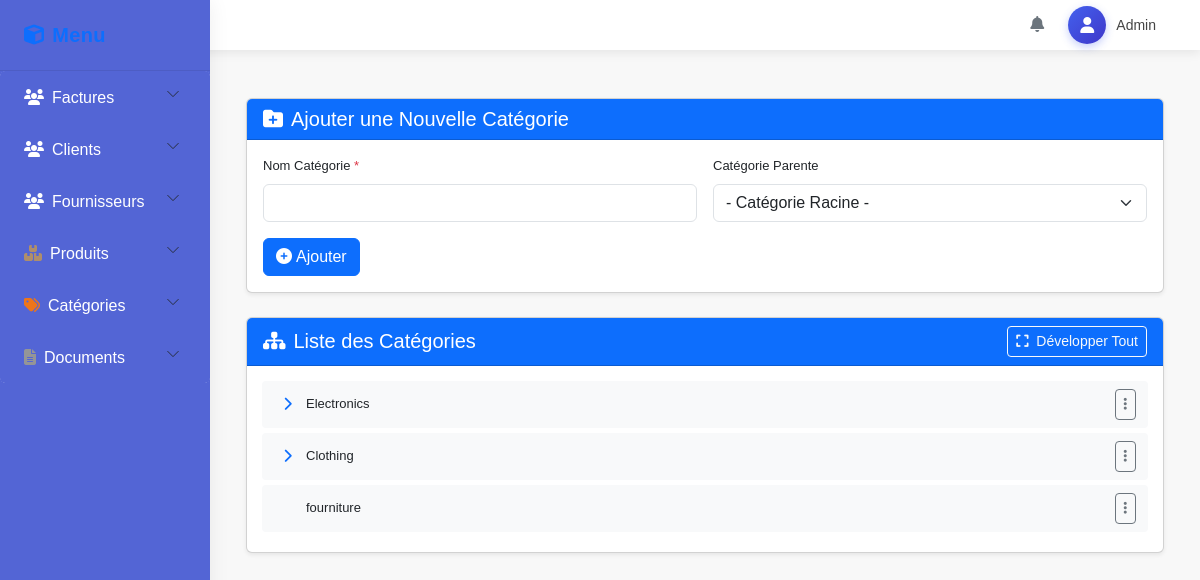
The page /categories on the database as committed earlier.
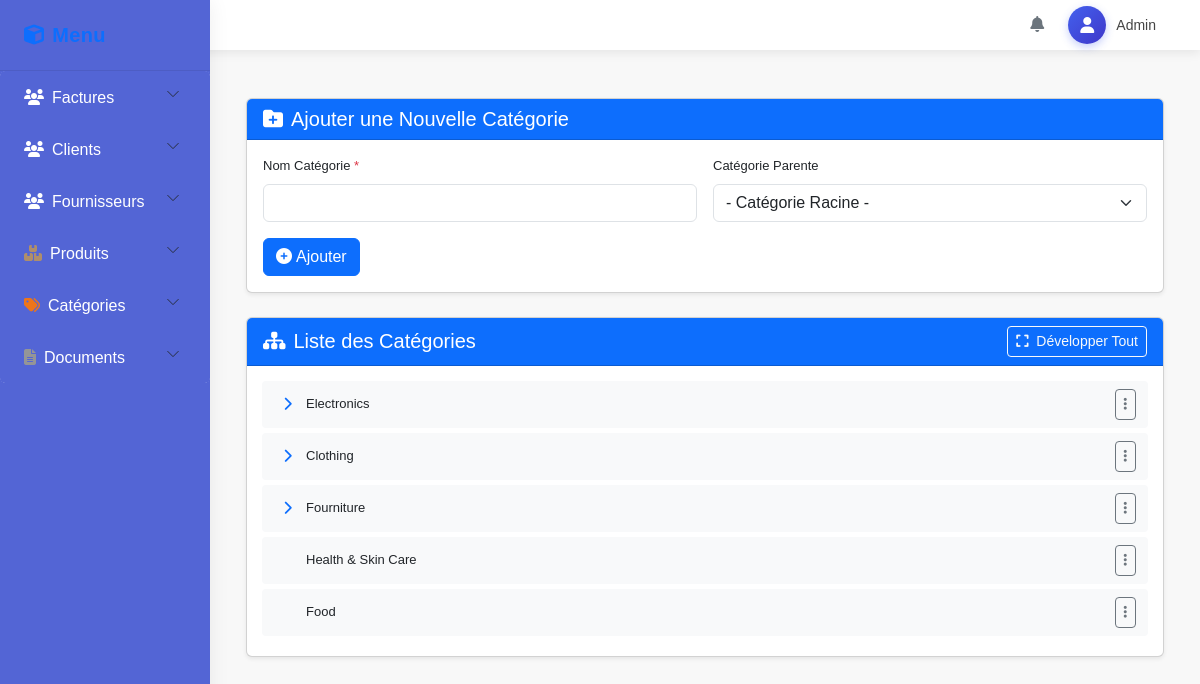
The same page on the database as committed later.
### tables this page shows
CREATE TABLE `categories` (
  `id` int(11) NOT NULL,
  `nom` varchar(255) NOT NULL,
  `parent_id` int(11) DEFAULT NULL
);

### app/controllers/CategorieController.php (called while the page is built, shortened)
<?php
require_once MODEL_PATH . '/CategorieModel.php';
class CategorieController
{
    private $categorieModel;
    public function __construct($db)
    {
        $this->categorieModel = new CategorieModel($db);
    }
    public function index()
    {
        $categories = $this->categorieModel->getCategoryTree();
        include VIEW_PATH . '/layouts/main.php';
    }
}

### app/models/CategorieModel.php (called while the page is built, shortened)
<?php
class CategorieModel {
    public $db;
    public function __construct($dbConnection) {
        $this->db = $dbConnection;
    }
    public function getCategoryTree($parentId = null) {
        try {
            $query = "SELECT * FROM categories WHERE parent_id "
                   . ($parentId ? "= ?" : "IS NULL") ;
            $stmt = $this->db->prepare($query);
            $stmt->execute($parentId ? [$parentId] : []);
            $tree = [];
            while ($row = $stmt->fetch(PDO::FETCH_ASSOC)) {
                $row['children'] = $this->getCategoryTree($row['id']);
                $tree[] = $row;
            }
            return $tree;
        } catch (PDOException $e) {
            error_log("Category tree error: " . $e->getMessage());
            return [];
        }
    }
}

### app/views/pages/categories/index.php (the view, shortened to what this page needs)
<div class="container categories mt-4">
    <div class="card mb-4 shadow-sm">
        <div class="card-header bg-primary text-white">
            <div class="h5 mb-0"><i class="fas fa-folder-plus me-2"></i>Ajouter une Nouvelle Catégorie</div>
        </div>
        <div class="card-body">
            <form id="addCategoryForm" action="/stage/categories/store" method="POST" class="needs-validation"
                novalidate>
                <div class="row g-3">
                    <div class="col-md-6">
                        <label for="categoryName" class="form-label">Nom Catégorie <span class='text-danger'>*</span></label>
                        <input type="text" class="form-control" id="categoryName" name="categoryName" required>
                    </div>
                    <div class="col-md-6">
                        <label for="parentCategory" class="form-label">Catégorie Parente</label>
                        <select class="form-select" name="parentCategory" id="parentCategory">
                            <option value="">- Catégorie Racine -</option>
                        </select>
                    </div>
                </div>
                <div class="mt-3">
                    <button type="submit" class="btn btn-primary">
                        <i class="fas fa-plus-circle me-1"></i>Ajouter
                    </button>
                </div>
            </form>
        </div>
    </div>
    <div class="card shadow-sm">
        <div class="card-header bg-primary text-white d-flex justify-content-between align-items-center">
            <div class="h5 mb-0"><i class="fas fa-sitemap me-2"></i>Liste des Catégories</div>
            <button id="expandAllBtn" class="btn btn-sm btn-outline-light">
                <i class="fas fa-expand me-1"></i> Développer Tout
            </button>
        </div>
        <div class="card-body p-0">
            <div id="categoryTree" class="tree-view">
                <?php function renderCategories($categories, $level = 0)
                { ?>
                    <?php foreach ($categories as $category): ?>
                        <div class="tree-node" data-level="<?= $level ?>" data-category-id="<?= $category['id'] ?>">
                            <div class="node-header">
                                <?php if (!empty($category['children'])): ?>
                                    <button class="toggle-btn btn btn-sm btn-link">
                                        <i class="fas fa-chevron-right"></i>
                                    </button>
                                <?php else: ?>
                                    <span class="toggle-spacer"></span>
                                <?php endif; ?>
                                <span class="node-name-container">
                                    <a href="/stage/categories/show?id=<?= $category['id'] ?>" class="node-name">
                                        <?= htmlspecialchars($category['nom']) ?>
                                    </a>
                                </span>
                                <div class="node-actions dropdown">
                                    <button class="btn btn-sm btn-outline-secondary dropdown-toggle" type="button"
                                        data-bs-toggle="dropdown">
                                        <i class="fas fa-ellipsis-v"></i>
                                    </button>
                                </div>
                            </div>
                            <?php if (!empty($category['children'])): ?>
                                    <?php renderCategories($category['children'], $level + 1); ?>
                            <?php endif; ?>
                        </div>
                    <?php endforeach; ?>
                <?php } ?>
                <?php renderCategories($categories); ?>
            </div>
        </div>
    </div>
</div>

Rows that differ between the two databases and show on the page:
changed categories: nom "fourniture" → "Fourniture"
added categories: nom "Health & Skin Care"
added categories: nom "Food"
